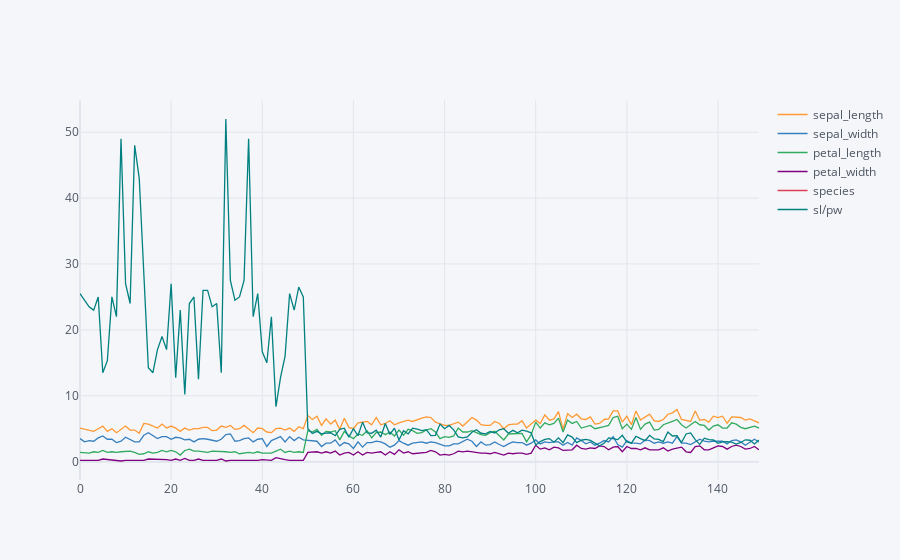

Write notebook code for a chart like this one.
### Code cell
df1.iplot()

### Figure 1 — Plotly figure (JSON) as saved in the notebook; plotly's stock layout.template omitted (floating-point values rounded to 4 significant figures; data arrays with more than 128 entries replaced by an {"elided": "..."} marker saying what was removed)
{"data": [{"line": {"color": "rgba(255, 153, 51, 1.0)", "dash": "solid", "shape": "linear", "width": 1.3}, "mode": "lines", "name": "sepal_length", "text": "", "type": "scatter", "x": {"elided": "150 int values"}, "y": {"elided": "150 float values"}}, {"line": {"color": "rgba(55, 128, 191, 1.0)", "dash": "solid", "shape": "linear", "width": 1.3}, "mode": "lines", "name": "sepal_width", "text": "", "type": "scatter", "x": {"elided": "150 int values"}, "y": {"elided": "150 float values"}}, {"line": {"color": "rgba(50, 171, 96, 1.0)", "dash": "solid", "shape": "linear", "width": 1.3}, "mode": "lines", "name": "petal_length", "text": "", "type": "scatter", "x": {"elided": "150 int values"}, "y": {"elided": "150 float values"}}, {"line": {"color": "rgba(128, 0, 128, 1.0)", "dash": "solid", "shape": "linear", "width": 1.3}, "mode": "lines", "name": "petal_width", "text": "", "type": "scatter", "x": {"elided": "150 int values"}, "y": {"elided": "150 float values"}}, {"line": {"color": "rgba(219, 64, 82, 1.0)", "dash": "solid", "shape": "linear", "width": 1.3}, "mode": "lines", "name": "species", "text": "", "type": "scatter", "x": {"elided": "150 int values"}, "y": {"elided": "150 str values"}}, {"line": {"color": "rgba(0, 128, 128, 1.0)", "dash": "solid", "shape": "linear", "width": 1.3}, "mode": "lines", "name": "sl/pw", "text": "", "type": "scatter", "x": {"elided": "150 int values"}, "y": {"elided": "150 float values"}}], "layout": {"autosize": true, "legend": {"bgcolor": "#F5F6F9", "font": {"color": "#4D5663"}}, "paper_bgcolor": "#F5F6F9", "plot_bgcolor": "#F5F6F9", "title": {"font": {"color": "#4D5663"}}, "xaxis": {"autorange": true, "gridcolor": "#E1E5ED", "range": [0, 149], "showgrid": true, "tickfont": {"color": "#4D5663"}, "title": {"font": {"color": "#4D5663"}, "text": ""}, "type": "linear", "zerolinecolor": "#E1E5ED"}, "yaxis": {"autorange": true, "gridcolor": "#E1E5ED", "range": [-2.783, 54.88], "showgrid": true, "tickfont": {"color": "#4D5663"}, "title": {"font": {"color": "#4D5663"}, "text": ""}, "type": "linear", "zerolinecolor": "#E1E5ED"}}}
